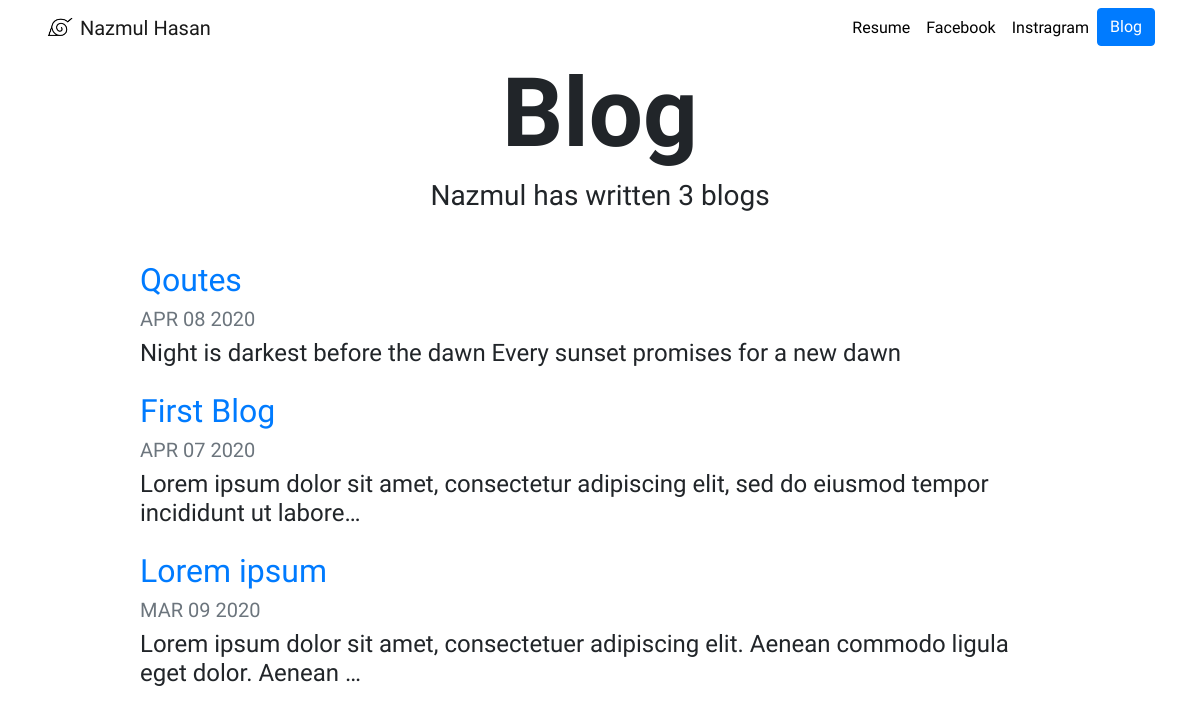
Screenshot of /blog/ with the database file from the repository.
### blog/models.py (models this page shows, shortened)
class Blog(models.Model):
    title = models.CharField(max_length=100)
    description = models.TextField()
    date = models.DateField()

### blog/views.py (the view)
# urls.py: path('', views.all_blog,name = 'all_blog'),
def all_blog(request):
    blogs = Blog.objects.order_by('-date')
    return render(request,'blog/bhome.html',{'blogs':blogs})

### blog/templates/blog/bhome.html
{% extends 'portfolio/base.html' %}
{% load static %}
{% block content %}
<h1 id="blogtitle" class="font-weight-bold text-center">Blog</h1>
<h3 class="text-center mb-5">Nazmul has written {{ blogs.count }} blog{{ blogs.count|pluralize }}</h3>
  {% for blog in blogs %}
    <div class="row justify-content-center my-3">
      <div class="col-md-10">
        <a href="{% url 'blog:detail' blog.id %}">
          <h2>{{ blog.title }}</h2>
        </a>
        <h5 class="text-muted">{{ blog.date|date:'M d Y'|upper }}</h5>
        <h4>{{ blog.description|striptags|truncatechars:100 }}</h4>
      </div>
    </div>
  {% endfor %}
{% endblock %}

### portfolio/static/portfolio/custom.css (style rules this page uses)
body { font-family: 'Girassol', cursive; }
#blogtitle { font-size: 6rem; }

### rows the page displays
Blog: title "Qoutes", date "APR 08 2020", description "Night is darkest before the dawn Every sunset promises for a new dawn"
Blog: title "First Blog", date "APR 07 2020", description "Lorem ipsum dolor sit amet, consectetur adipiscing elit, sed do eiusmod tempor incididunt ut labore…"
Blog: title "Lorem ipsum", date "MAR 09 2020", description "Lorem ipsum dolor sit amet, consectetuer adipiscing elit. Aenean commodo ligula eget dolor. Aenean …"

### other values shown
{{ blogs.count }} "3"
